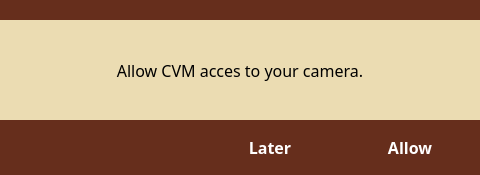
<?xml version="1.0" encoding="UTF-8"?>
<ui version="4.0">
 <class>Window</class>
 <widget class="QDialog" name="Window">
  <property name="geometry">
   <rect>
    <x>0</x>
    <y>0</y>
    <width>480</width>
    <height>175</height>
   </rect>
  </property>
  <property name="windowTitle">
   <string>AllowCamera</string>
  </property>
  <property name="styleSheet">
   <string notr="true">background-color: rgb(102, 46, 28); font-family: 'Montserrat', sans-serif</string>
  </property>
  <widget class="QLabel" name="advertismentLabel">
   <property name="geometry">
    <rect>
     <x>0</x>
     <y>20</y>
     <width>480</width>
     <height>100</height>
    </rect>
   </property>
   <property name="font">
    <font>
     <family>Montserrat,sans-serif</family>
     <pointsize>-1</pointsize>
    </font>
   </property>
   <property name="styleSheet">
    <string notr="true">background-color: rgb(235, 220, 178); font-size:16px;</string>
   </property>
   <property name="text">
    <string>Allow CVM acces to your camera.</string>
   </property>
   <property name="alignment">
    <set>Qt::AlignCenter</set>
   </property>
  </widget>
  <widget class="QLabel" name="laterBtn">
   <property name="geometry">
    <rect>
     <x>200</x>
     <y>120</y>
     <width>140</width>
     <height>55</height>
    </rect>
   </property>
   <property name="font">
    <font>
     <family>Montserrat,sans-serif</family>
     <pointsize>-1</pointsize>
     <weight>75</weight>
     <bold>true</bold>
    </font>
   </property>
   <property name="cursor">
    <cursorShape>PointingHandCursor</cursorShape>
   </property>
   <property name="styleSheet">
    <string notr="true">#laterBtn{
	color: rgb(255, 255, 255);
	font-weight:600; 
	font-size: 16px;
}
#laterBtn:hover{
	background-color:#451f13;
}</string>
   </property>
   <property name="text">
    <string>Later</string>
   </property>
   <property name="alignment">
    <set>Qt::AlignCenter</set>
   </property>
  </widget>
  <widget class="QLabel" name="allowBtn">
   <property name="geometry">
    <rect>
     <x>340</x>
     <y>120</y>
     <width>140</width>
     <height>55</height>
    </rect>
   </property>
   <property name="font">
    <font>
     <family>Montserrat,sans-serif</family>
     <pointsize>-1</pointsize>
     <weight>75</weight>
     <bold>true</bold>
    </font>
   </property>
   <property name="cursor">
    <cursorShape>PointingHandCursor</cursorShape>
   </property>
   <property name="styleSheet">
    <string notr="true">#allowBtn{
color: rgb(255, 255, 255); 
font-weight:600; 
font-size: 16px;
}
#allowBtn:hover{
background-color:#451f13;
}</string>
   </property>
   <property name="text">
    <string>Allow</string>
   </property>
   <property name="alignment">
    <set>Qt::AlignCenter</set>
   </property>
  </widget>
 </widget>
 <resources/>
 <connections/>
</ui>
